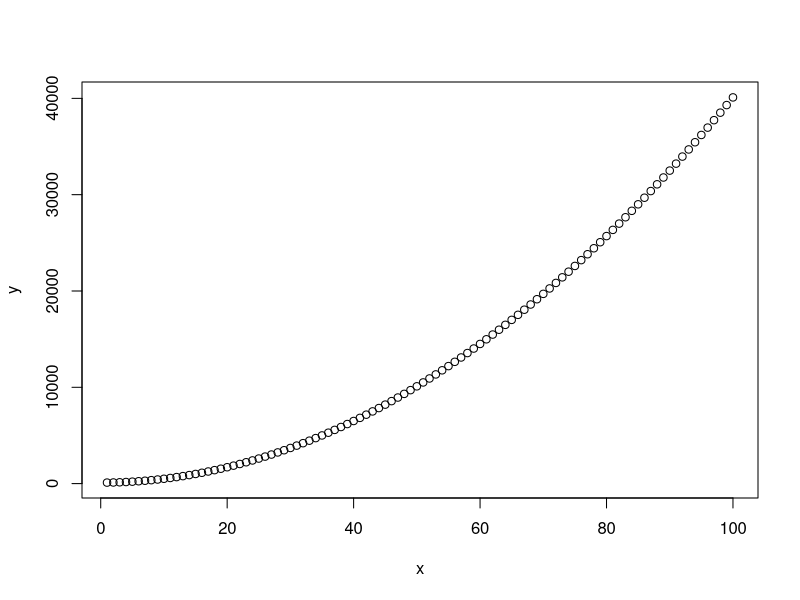

The R source for this figure:
###################################################################
# R Basics by Luis Urso                                           #
# Functions                                                       #
###################################################################

## Important to notice that the names are case sensitive. 

## Creating the function 

calc_x <- function(x)
{

    y <- 100+(2*x)^2
    
    return(y)
  
}

## Using the function calc_x
 
x <- c(1:100)

y <- calc_x(x)

## Ploting the values

plot(x,y)


## Function Calculate Money Change

calc_change <- function(amount)
{
  avail <- c(200,100,50,20,10,5,2,1,0.5,0.25)
  distrib <- amount
  resp <-""
  
  for (i in avail)
  {
    qtd <- as.integer(distrib/i)
    
    if(distrib>=i)
    {
      resp=paste(resp,qtd," bills(s) of: ",i," ; ")
      distrib <- distrib - (qtd*i)
    }
    
  }
  return(resp)
}


## Using the function calc_change

print(calc_change(110))


